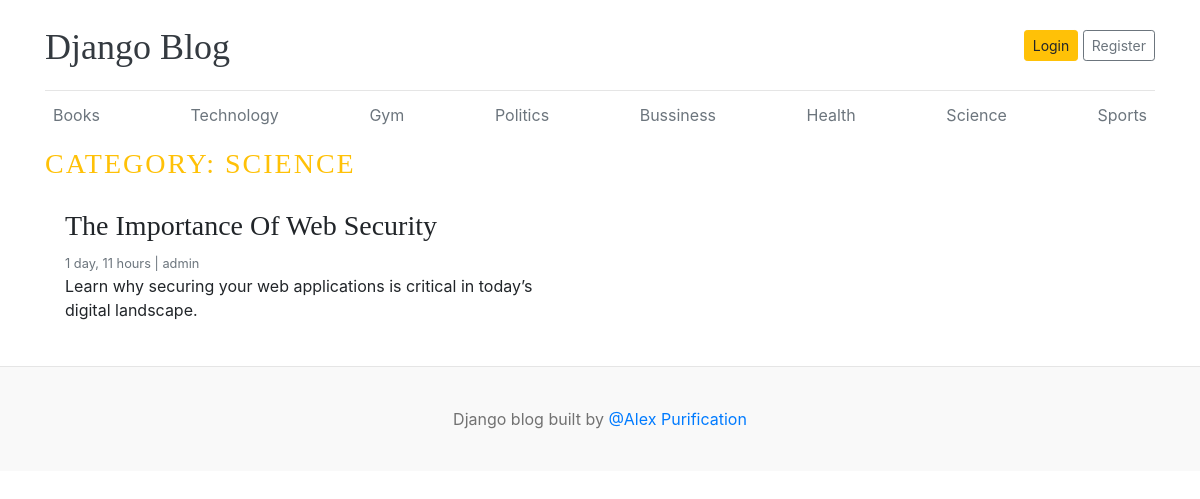
Screenshot of /category/3/ with the database file from the repository.
### blogs/models.py (models this page shows, shortened)
class Category(models.Model):
    category_name = models.CharField(max_length=50, unique=True)
    created_at = models.DateTimeField(auto_now_add=True)
    updated_at = models.DateTimeField(auto_now=True)
    def __str__(self):
        return self.category_name
    class Meta:
        verbose_name_plural='categories'

class Blogs(models.Model):
    title = models.CharField(max_length=100)
    slug = models.SlugField(max_length=150, unique=True, blank=True)
    category = models.ForeignKey(Category, on_delete=models.CASCADE)
    author = models.ForeignKey(User, on_delete=models.CASCADE)
    featured_image = models.ImageField(upload_to='uploads/%Y/%m/%d')
    short_description = models.TextField(max_length=500)
    blog_body = models.TextField(max_length=2000)
    status = models.CharField(max_length=10, choices=STATUS_CHOICES, default='Draft')
    is_featured = models.BooleanField(default=False)
    created_at = models.DateTimeField(auto_now_add=True)
    updated_at = models.DateTimeField(auto_now=True)
    class Meta:
        verbose_name_plural = 'blogs'

### blogs/views.py (the view)
# urls.py: path('<int:category_id>/', views.post_by_category, name="post_by_category"),
def post_by_category(request, category_id):
    posts = Blogs.objects.filter(status='Published', category=category_id)
    try:
        category = Category.objects.get(pk=category_id)
    except:
        return redirect('home')
    data = {
        'posts': posts,
        'category': category,
    }
    return render(request, 'post_by_category.html', data)

### blogs/context_processors.py (called while the page is built)
def get_categories(request):
    categories = Category.objects.all().order_by('-created_at')
    return dict(categories=categories)

def get_socialConnects(request):
    socialConnects = SocialConnect.objects.all()
    return dict(socialConnects=socialConnects)

### templates/post_by_category.html (shortened to what this page needs)
{% extends "components/base.html" %}
{% block content %}
<h3 class="text-uppercase text-warning" style="letter-spacing: 2px">
  Category: {{ category }}
</h3>
<div class="row mb-2">
  {% if posts %}
    {% for post in posts %}
      <div class="col-md-6 mb-3">
        <div class="card border-0 shadow-sm">
          <div class="card-body">
            <h3>{{ post.title }}</h3>
            <small class="mb-1 text-muted">
              {{ post.created_at | timesince }} | {{ post.author }}
            </small>
            <p class="card-text">{{ post.short_description | truncatewords:20 }}</p>
          </div>
        </div>
      </div>
    {% endfor %}
  {% endif %}
</div>
{% endblock %}

### templates/components/base.html (shortened to what this page needs)
<!doctype html>
<html lang="en">
  <head>
    <link
      href="https://getbootstrap.com/docs/4.0/dist/css/bootstrap.min.css"
      rel="stylesheet"
    />
    <link href="/static/css/blog.css" rel="stylesheet" />
    <link rel="stylesheet" href="https://cdnjs.cloudflare.com/ajax/libs/font-awesome/4.7.0/css/font-awesome.min.css">
  </head>
  <body>
    <div class="container">
      {% include "components/header.html" %}
      <div class="nav-scroller py-1 mb-2">
        <nav class="nav d-flex justify-content-between">
          {% for cat in categories %}
            <a class="p-2 text-muted" href="{% url 'post_by_category' cat.id %}">
              {{ cat }}
            </a>
          {% endfor %}
        </nav>
      </div>
      {% block content %}{% endblock %}
    </div>
    {% include "components/footer.html" %}
  </body>
</html>

### static/css/blog.css (style rules this page uses)
h1, h2, h3, h4, h5, h6 { font-family: "Playfair Display", Georgia, "Times New Roman", serif; }

### rows the page displays
Category: category_name "Books"
Category: category_name "Technology"
Category: category_name "Gym"
Category: category_name "Politics"
Category: category_name "Bussiness"
Category: category_name "Health"
Category: category_name "Science", category_name "SCIENCE"
Category: category_name "Sports"
Blogs: title "The Importance Of Web Security", created_at "1 day, 11 hours", author "admin", short_description "Learn why securing your web applications is critical in today’s digital landscape."
